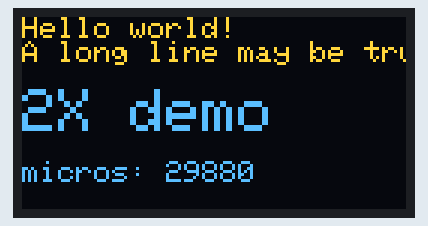
A sketch run on a simulated Arduino Uno, built with avr-gcc and run on an emulated ATmega328P. Shown: 128×64 one-colour display. The OLED is the two-colour kind (top 16 rows yellow).

Above: at 0.1 s.

The sketch:

WireI2c128x64.ino
```cpp
// Simple I2C test for ebay 128x64 oled.

#include <Wire.h>
#include "SSD1306Ascii.h"
#include "SSD1306AsciiWire.h"

// 0X3C+SA0 - 0x3C or 0x3D
#define I2C_ADDRESS 0x3C

SSD1306AsciiWire oled;
//------------------------------------------------------------------------------
void setup() {
  Wire.begin();
  oled.begin(&Adafruit128x64, I2C_ADDRESS);
  oled.set400kHz();
  oled.setFont(Adafruit5x7);

  uint32_t m = micros();
  oled.clear();
  oled.println("Hello world!");
  oled.println("A long line may be truncated");
  oled.println();
  oled.set2X();
  oled.println("2X demo");
  oled.set1X();
  oled.print("\nmicros: ");
  oled.print(micros() - m);
}
//------------------------------------------------------------------------------
void loop() {}
```
